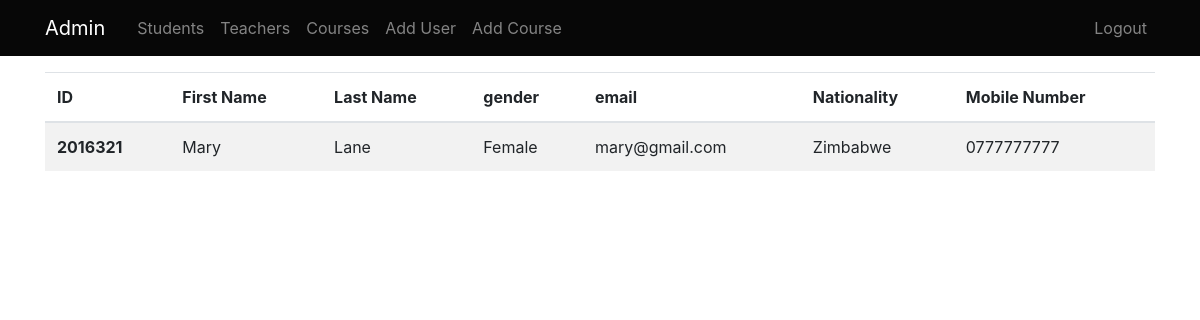
The app's page /admn/students, older data.
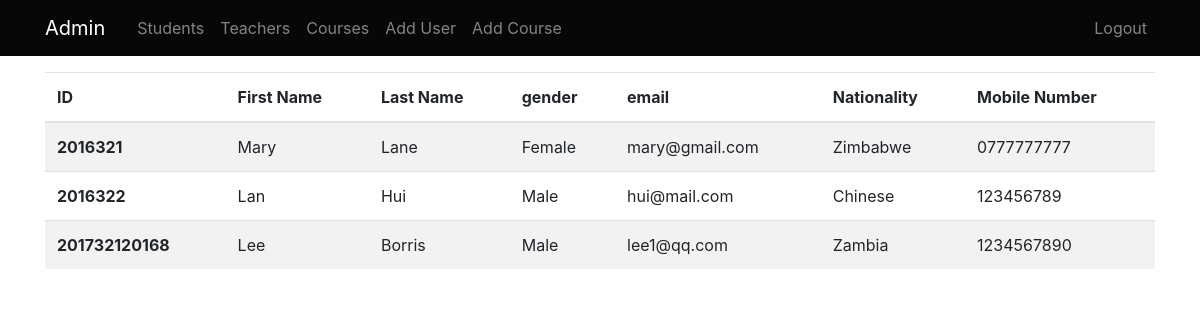
The same page, newer data.
### application/models.py (models this page shows, shortened)
class User(db.Model, UserMixin):
    __tablename__ = 'user'
    user_id = db.Column(db.String, primary_key=True)
    firstname = db.Column(db.String(30), nullable=False)
    lastname = db.Column(db.String(30), nullable=False)
    role = db.Column(db.String(10), nullable=False)
    gender = db.Column(db.String(5), nullable=False)
    nationality = db.Column(db.String(15), nullable=False)
    email = db.Column(db.String(20), nullable=False, unique=True)
    mobile = db.Column(db.String(20), nullable=False, unique=True)
    password = db.Column(db.String(30), nullable=False)
    courses = db.relationship('Course', backref='teacher')

### application/routes.py (the view)
@app.route('/admn/students', methods=['GET', 'POST'])
def students():
    students = User.query.filter_by(role='student')
    return render_template('/admin/students.html', students=students)

### application/templates/admin/students.html
{% extends 'admin/_layout.html' %}
{% block content%}
<table class="table table-striped">
  <thead>
    <tr>
      <th scope="col">ID</th>
      <th scope="col">First Name</th>
      <th scope="col">Last Name</th>
      <th scope="col">gender</th>
      <th scope="col">email</th>
      <th scope="col">Nationality</th>
      <th scope="col">Mobile Number</th>
    </tr>
  </thead>
  <tbody>
    {% for student in students %}
    <tr>
      <th scope="row">{{ student.user_id }}</th>
      <td>{{student.firstname}}</td>
      <td>{{student.lastname}}</td>
      <td>{{student.gender}}</td>
      <td>{{student.email}}</td>
      <td>{{student.nationality}}</td>
      <td>{{student.mobile}}</td>
    </tr>
    {% endfor %}
  </tbody>
</table>
{% endblock %}

### application/templates/admin/_layout.html (shortened to what this page needs)
<!DOCTYPE html>
<html>
<head>
    <link rel="stylesheet" type="text/css" href="{{ url_for('static', filename='css/main.css')}}">
    <link rel="stylesheet" href="{{ url_for('static', filename='css/bootstrap.min.css') }}">
</head>
<body>
    <header class="site-header">
        <nav class="navbar navbar-expand-md navbar-dark bg-steel fixed-top">
            <div class="container">
                <a class="navbar-brand mr-4" href="{{ url_for('admin')}}">Admin</a>
                <div class="collapse navbar-collapse" id="navbarSupportedContent">
                    <ul class="navbar-nav mr-auto">
                        <li class="nav-item">
                            <a class="nav-link" href="{{ url_for('students')}}">Students</a>
                        </li>
                        <li class="nav-item">
                            <a class="nav-link" href="{{ url_for('teachers') }}">Teachers</a>
                        </li>
                        <li class="nav-item">
                            <a class="nav-link" href="{{ url_for('admin_courses')}}">Courses</a>
                        </li>
                        <li class="nav-item">
                            <a class="nav-link" href="{{ url_for('add_user')}}">Add User</a>
                        </li>
                        <li class="nav-item">
                            <a class="nav-link" href="{{ url_for('add_course')}}">Add Course</a>
                        </li>
                    </ul>
                </div>
                <div class="navbar-nav">
                    <a class="nav-item nav-link" href="{{ url_for('home')}}">Logout</a>
                </div>
            </div>
        </nav>
    </header>
  <div class="container">
    {% block content %} {% endblock %}
  </div>
</body>
</html>

### application/static/css/main.css (style rules this page uses)
body { background: #fafafa; color: #333333; margin-top: 5rem; }
.bg-steel { background-color: #070707; }
.site-header .navbar-nav .nav-link { color: #cbd5db; }
.navbar li { color: white; }
.site-header { padding-bottom: 4.5rem; }

Row changes from the older to the newer data that the page shows:
added User: user_id "2016322", firstname "Lan", lastname "Hui", gender "Male", email "hui@mail.com", nationality "Chinese", mobile "123456789"
added User: user_id "201732120168", firstname "Lee", lastname "Borris", gender "Male", email "lee1@qq.com", nationality "Zambia", mobile "1234567890"
